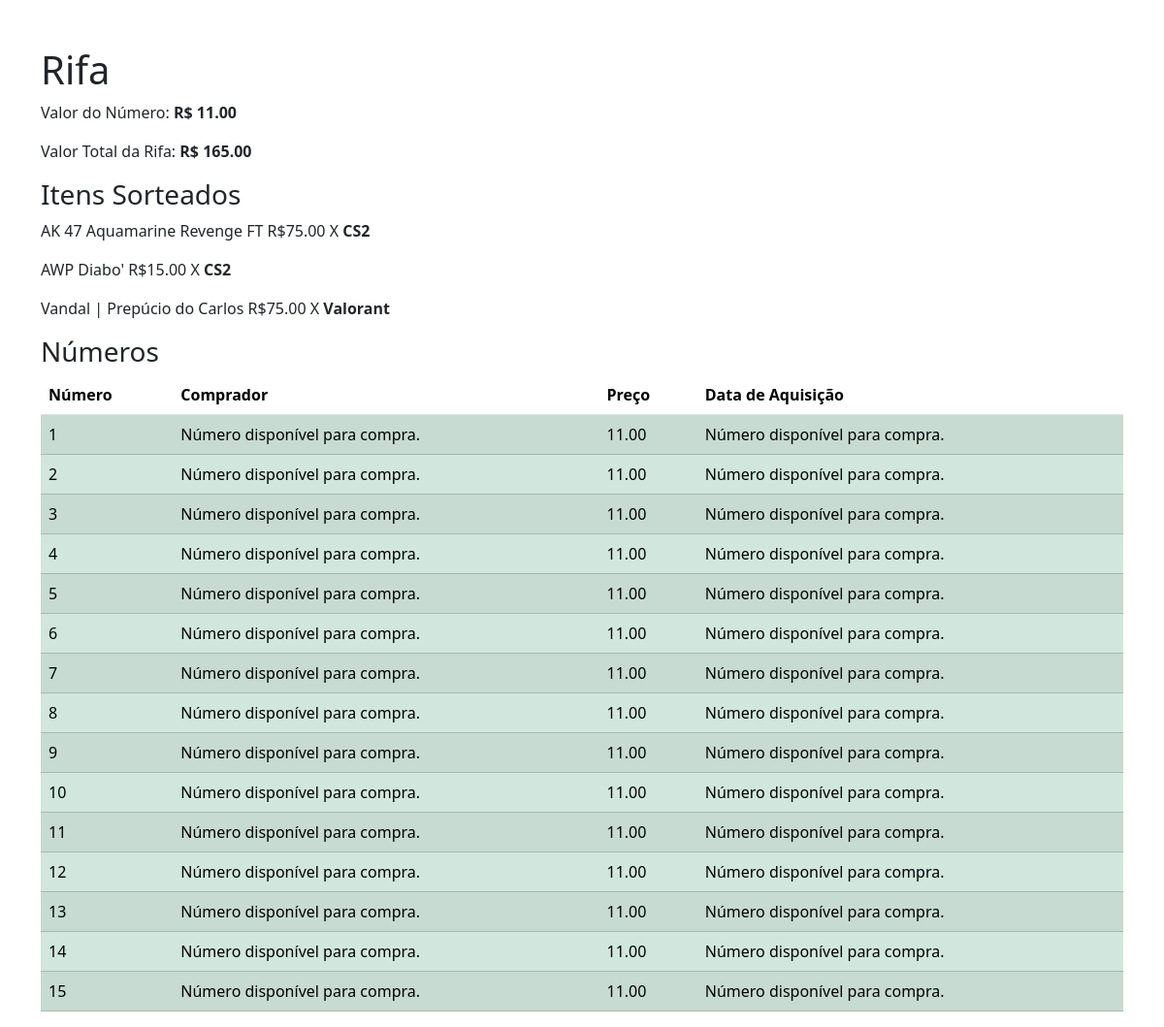
The page /rifa/43/1 on the database as committed earlier.
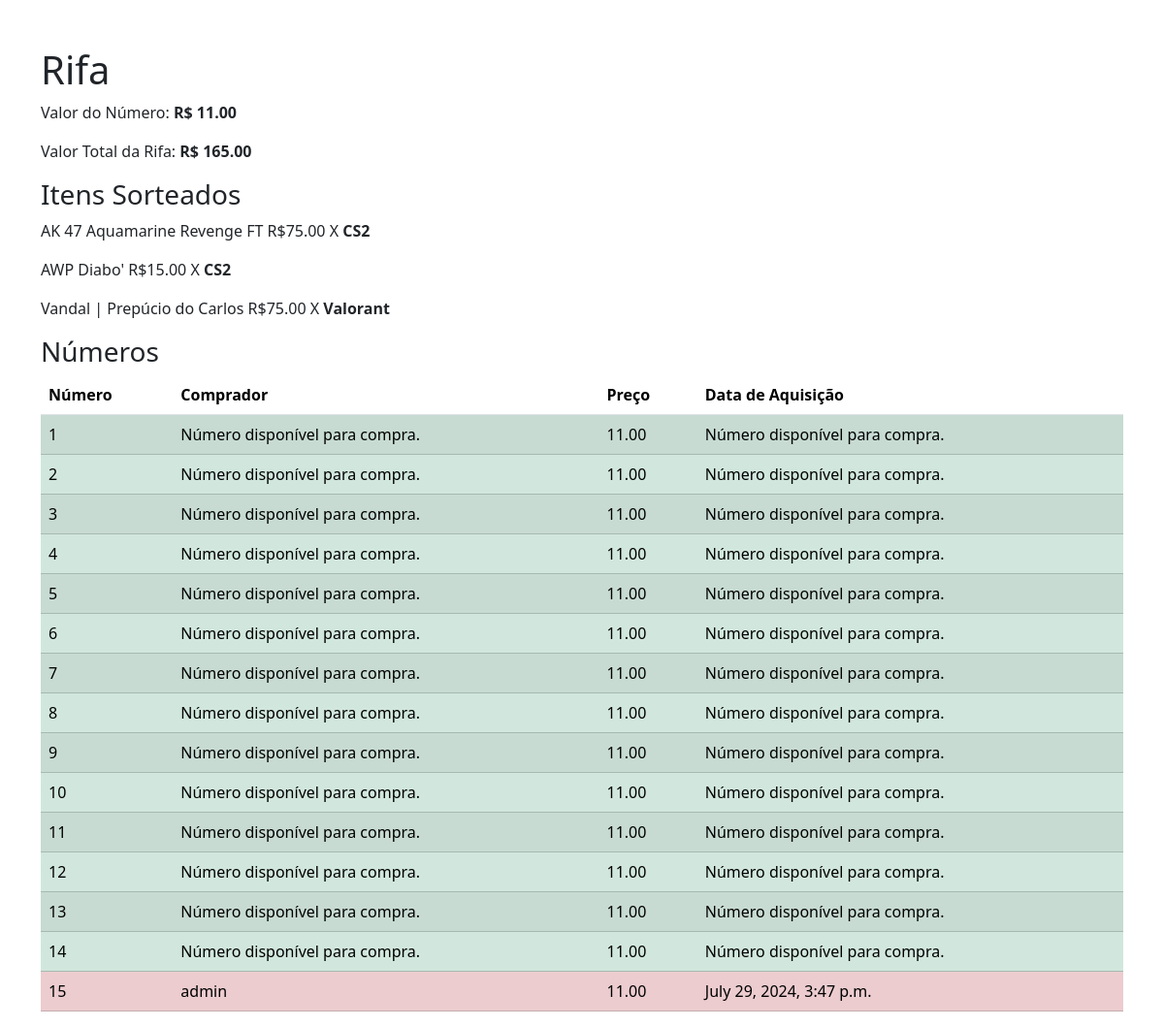
The same page on the database as committed later.
### rifa/models.py (models this page shows, shortened)
class NumeroVendido(models.Model):
    numero = models.IntegerField()
    comprador = models.ForeignKey('auth.User', on_delete=models.CASCADE, null=True, blank=True)
    data_aquisicao = models.DateTimeField(blank=True, null=True)
    rifa_relacionada = models.ForeignKey('Rifa', on_delete=models.CASCADE, null=True, blank=True)
    status = models.CharField(
        max_length=1,
        choices=[
            ('D', 'Disponível'),
            ('V', 'Vendido'),
            ('R', 'Reservado'),
        ],
        default='D'
    )

### rifa/views.py (the view)
# urls.py: re_path(r'^rifa/(?P<rifa_id>\d+)/(?P<refresh>\d+)?$', views.rifa, name='rifa'),
def rifa(request, rifa_id, refresh=None):
    rifa = get_object_or_404(Rifa, id=rifa_id)
    rifa = Rifa.objects.get(id=rifa_id)
    rifa.save()
    numeros = NumeroVendido.objects.filter(rifa_relacionada=rifa)
    if refresh is None:
        refresh = 0
    return render(request, "rifa/rifa.html", {"rifa": rifa, "Numeros": numeros, 'refresh': refresh})

### item/models.py (called while the page is built)
    def __str__(self):
        return self.nome

### rifa/models.py (called while the page is built)
    def get_valor_total(self):
        self.valor_rifa = sum(self.items.all().values_list('valor', flat=True))

    def get_valor_numero(self):
        if self.quantidade_numeros > 0:
            self.valor_numero = self.valor_rifa / self.quantidade_numeros

    def get_quantia_numeros_vendidos(self):
        return self.numeros.filter(data_aquisicao__isnull=False).count()

    def save(self, *args, **kwargs):
        if self.pk:
            self.get_valor_total()
            self.get_valor_numero()
            self.quantidade_numeros_vendidos = self.get_quantia_numeros_vendidos()
        super().save(*args, **kwargs)

### rifa/templates/rifa/rifa.html (shortened to what this page needs)
<!DOCTYPE html>
<html lang="pt-br">
<head>
    <link href="https://cdn.jsdelivr.net/npm/bootstrap@5.3.3/dist/css/bootstrap.min.css" rel="stylesheet">
</head>
<body>
    <div class="container mt-5">
        <h1>Rifa</h1>
        <p>Valor do Número: <strong>R$ {{ rifa.valor_numero }} </strong> </p>
        <p>Valor Total da Rifa: <strong> R$ {{ rifa.valor_rifa }} </strong> </p>
        <h3>Itens Sorteados</h3>
        {% for item in rifa.items.all %}
            <p>{{ item }} R$<span>{{ item.valor }}</span> X <strong> {{item.mercado_relacionado}} </strong> </p>
        {% endfor %}
        <h3>Números</h3>
        <table class="table table-striped">
            <thead>
                <tr>
                    <th scope="col">Número</th>
                    <th scope="col">Comprador</th>
                    <th scope="col">Preço</th>
                    <th scope="col">Data de Aquisição</th>
                </tr>
            </thead>
            <tbody>
                {% for numero in Numeros %}
                <tr class="{% if numero.status != 'V' and numero.status != 'R' %}clickable-row{% endif %} {% if numero.status == 'V' %}table-danger{% elif numero.status == 'R' %}table-warning{% else %}table-success{% endif %}"
                    hx-get="{% url 'numero_detail' numero.id %}"
                    hx-target="#itemModal .modal-body"
                    hx-trigger="click"
                    data-bs-toggle="modal"
                    data-bs-target="#itemModal"
                    data-numero-id="{{ numero.id }}">
                    <td>{{ numero.numero }}</td>
                    {% if numero.comprador %}
                        <td>{{ numero.comprador }}</td>
                    {% elif numero.status == 'R' %}
                        <td> Número Reservado </td>
                    {% else %}
                        <td>Número disponível para compra.</td>
                    {% endif %}
                    <td>{{ rifa.valor_numero }}</td>
                    {% if numero.data_aquisicao %}
                        <td>{{ numero.data_aquisicao }}</td>
                    {% elif numero.status == 'R' %}
                        <td> Número Reservado </td>
                    {% else %}
                        <td>Número disponível para compra.</td>
                    {% endif %}
                </tr>
                {% empty %}
                <tr>
                    <td colspan="4" class="text-center">Não há números vendidos</td>
                </tr>
                {% endfor %}
            </tbody>
        </table>
    </div>
</body>
</html>

Rows that differ between the two databases and show on the page:
changed NumeroVendido: status "D" → "V" (drawn); comprador (not shown) → "admin"; data_aquisicao (not shown) → "July 29, 2024, 3:47 p.m."; no longer shows "Número disponível para compra."
